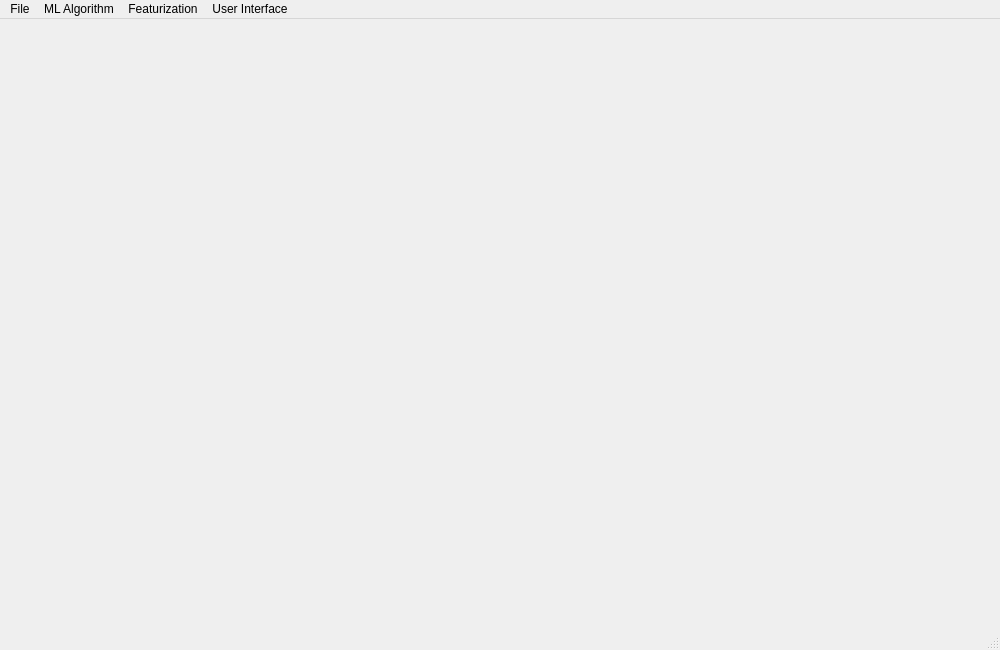
<?xml version="1.0" encoding="UTF-8"?>
<ui version="4.0">
 <class>MainWindow</class>
 <widget class="QMainWindow" name="MainWindow">
  <property name="geometry">
   <rect>
    <x>0</x>
    <y>0</y>
    <width>1000</width>
    <height>650</height>
   </rect>
  </property>
  <property name="minimumSize">
   <size>
    <width>600</width>
    <height>0</height>
   </size>
  </property>
  <property name="windowTitle">
   <string>MainWindow</string>
  </property>
  <widget class="QWidget" name="centralwidget">

   <layout class="QVBoxLayout" name="MainVL">
    <item>
     <widget class="QWidget" name="topwidget">
      <layout class="QGridLayout" name="TopGL">
       <property name="sizeConstraint">
        <enum>QLayout::SetDefaultConstraint</enum>
       </property>
      </layout>
     </widget>
    </item>
    <item>
     <layout class="QVBoxLayout" name="GraphL">
       <property name="sizeConstraint">
        <enum>QLayout::SetDefaultConstraint</enum>
       </property>
     </layout>
    </item>
    <item>
     <widget class="QWidget" name="footwidget">
      <layout class="QGridLayout" name="FootGL">
       <property name="sizeConstraint">
        <enum>QLayout::SetDefaultConstraint</enum>
       </property>
      </layout>
     </widget>
    </item>
   </layout>
  </widget>
  <widget class="QMenuBar" name="menubar">
   <property name="geometry">
    <rect>
     <x>0</x>
     <y>0</y>
     <width>1000</width>
     <height>22</height>
    </rect>
   </property>
   <widget class="QMenu" name="menuFile">
    <property name="title">
     <string>File</string>
    </property>
   </widget>
   <widget class="QMenu" name="menuAlgo">
    <property name="title">
     <string>ML Algorithm</string>
    </property>
   </widget>
   <widget class="QMenu" name="menuFeat">
    <property name="title">
     <string>Featurization</string>
    </property>
   <widget class="QMenu" name="menuUser">
    <property name="title">
     <string>User Interface</string>
    </property>
   </widget>
   </widget>
   <!-- <widget class="QMenu" name="menuData">
    <property name="title">
     <string>Data Handler</string>
    </property>
   </widget> -->
   <addaction name="menuFile"/>
   <addaction name="menuAlgo"/>
   <addaction name="menuFeat"/>
   <addaction name="menuUser"/>
   <!-- <addaction name="menuData"/> -->
  </widget>
  <widget class="QStatusBar" name="statusbar"/>
 </widget>
 <resources/>
 <connections/>
</ui>
